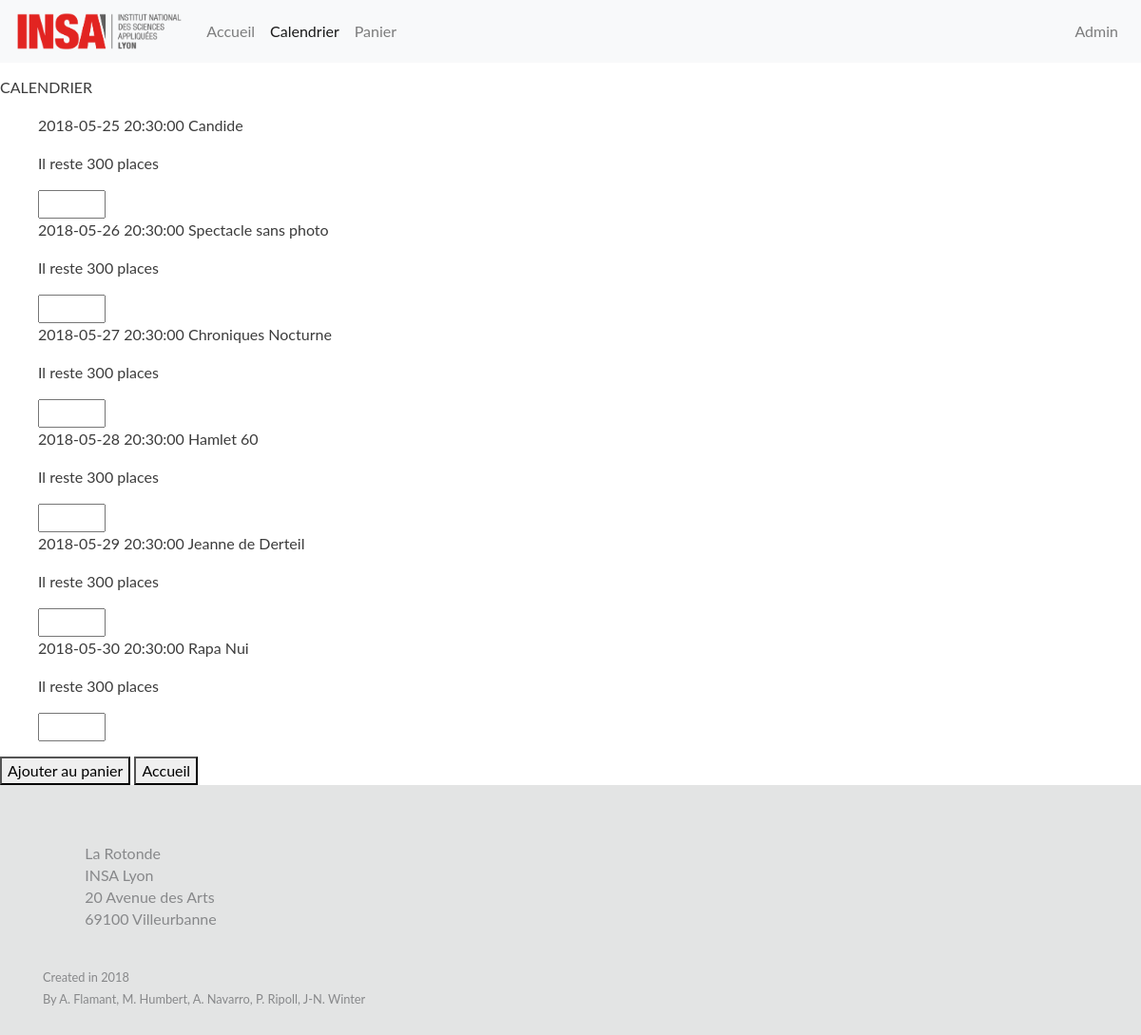
The app's page /calendrier with its own data.
### model.py (models this page shows, shortened)
class Calendrier(db.Model):
    date = db.Column(db.DateTime, nullable = False, default=datetime.utcnow, primary_key = True)
    nom = db.Column(db.String(80),db.ForeignKey('spectacle.nom'), nullable = False)
    placesRestantes = db.Column(db.Integer,db.CheckConstraint('placesRestantes>=0'),nullable = False)
    spectacle = db.relationship('Spectacle', backref = db.backref('calendriers', lazy = True)) # Peut etre a changer, pas sur de ce que je fais

### app.py (the view, shortened to what this page needs)
@app.route('/calendrier', methods=['GET','POST'])
def calendrier():
	dates= get_all_dates();
	if request.method=="GET":
		return render_template('calendrier.html',dates=dates)

### app.py (called while the page is built)
@app.context_processor
def utility_processor():
    def niceUrl(s):
        return urlify(s)
    return dict(niceUrl=niceUrl)

### model.py (called while the page is built)
def get_all_dates ():
    dates = Calendrier.query.all()
    return dates

### templates/calendrier.html (shortened to what this page needs)
{% extends "layout.html" %}
{% set active_page = 'calendrier' %}
{% block content %}
  <p>CALENDRIER </p>
  <form action="" method="POST">
    <ul>
      {%for date in dates %}
      <p>{{date.date}} {{date.nom}}</p>
      <p>Il reste {{date.placesRestantes}} places</p>
      <input type="number" id="places" name="{{date.date}}" min="0" max="{{date.placesRestantes}}"> </li>
      {% endfor %}
    </ul>
    <button name="foo" value="valider" type="submit">Ajouter au panier</button>
    <button name="foo" value="accueil" type="submit">Accueil</button>
  </form>
{% endblock %}

### templates/layout.html (shortened to what this page needs)
<!DOCTYPE html>
<html lang="fr">
<head>
  {% block head %}
  <link href="/static/boot4/css/bootstrap.css" rel="stylesheet">
  <link href="/static/styles/charte.css" rel="stylesheet">
  {% endblock %}
</head>
<body>
  <header>
    <nav class="navbar navbar-expand d-flex bg-light navbar-light fixed-top ">
      <a class="navbar-brand" href="#"><img src="/static/styles/logo_insa.png" style="height: 40px;" alt="logo"></a>
      <div class="collapse navbar-collapse" id="navbarCollapse">
        <ul class="navbar-nav mr-auto">
          <li class="nav-item {% if active_page == 'accueil'%}active {% endif %}">
            <a class="nav-link" href="/">Accueil</a>
          </li>
          <li class="nav-item {% if active_page == 'calendrier' %}active {% endif %}">
            <a class="nav-link" href="/calendrier">Calendrier</a>
          </li>
          <li class="nav-item {% if active_page == 'panier' %}active {% endif %}">
            <a class="nav-link" href="/panier">Panier</a>
          </li>
        </ul>
        <ul class="nav navbar-nav navbar-right">
          <li class="nav-item {% if active_page == 'admin' %}active {% endif %}">
            <a class="nav-link" href="/admin">Admin</a>
          </li>
        </ul>
      </div>
    </nav>
  </header>
  {% block content %}
  {% endblock %}
  <footer id="footer" class="footer" role="footer">
    {% block footer %}
    <div class="container">
      <div class="col-md-8">
        <div class="row">
          <div class="col-md-6" style="line-height: initial;">
            <p>La Rotonde</p>
            <p>INSA Lyon</p>
            <p>20 Avenue des Arts</p>
            <p>69100 Villeurbanne</p>
          </div>
        </div>
      </div>
      <small class="copyright col-md-4"><p>Created in 2018</p>
        <p>By A. Flamant, M. Humbert, A. Navarro,
           P. Ripoll, J-N. Winter</p>
      </small>
  </div>
    {% endblock %}
  </footer>
</body>
</html>

### static/styles/charte.css (style rules this page uses)
body { padding-top: 80px; min-height: 100%; display: flex; flex-direction: column; font-family: lato; color:rgb(60, 60, 60); }
:root { height: 100%; --jumbotron-padding-y: 3rem; }
#footer { flex: 0 0 50px; width: 100%; bottom: 0px; position: relative; padding-top: 3rem; margin-top: auto; background-color: #e3e4e4; color: #87888a; margin-bottom: 0; }
.row { margin:0px; padding:2%; }
footer p { margin-bottom: .25rem; }

### records on screen
Calendrier: date "2018-05-25 20:30:00", nom "Candide", placesRestantes "300"
Calendrier: date "2018-05-26 20:30:00", nom "Spectacle sans photo", placesRestantes "300"
Calendrier: date "2018-05-27 20:30:00", nom "Chroniques Nocturne", placesRestantes "300"
Calendrier: date "2018-05-28 20:30:00", nom "Hamlet 60", placesRestantes "300"
Calendrier: date "2018-05-29 20:30:00", nom "Jeanne de Derteil", placesRestantes "300"
Calendrier: date "2018-05-30 20:30:00", nom "Rapa Nui", placesRestantes "300"
